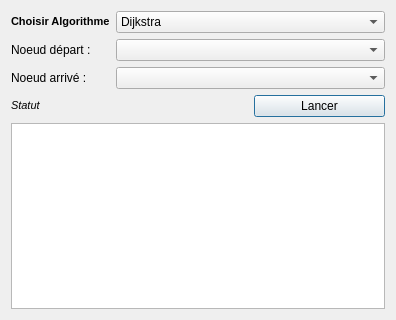
<?xml version="1.0" encoding="UTF-8"?>
<ui version="4.0">
 <class>Test</class>
 <widget class="QDialog" name="Test">
  <property name="geometry">
   <rect>
    <x>0</x>
    <y>0</y>
    <width>368</width>
    <height>320</height>
   </rect>
  </property>
  <property name="windowTitle">
   <string>Executer un algorithme</string>
  </property>
  <layout class="QVBoxLayout" name="verticalLayout">
   <item>
    <layout class="QGridLayout" name="gridLayout">
     <item row="4" column="0" colspan="3">
      <widget class="QTextEdit" name="textEdit"/>
     </item>
     <item row="0" column="0">
      <widget class="QLabel" name="label">
       <property name="text">
        <string>&lt;!DOCTYPE HTML PUBLIC &quot;-//W3C//DTD HTML 4.0//EN&quot; &quot;http://www.w3.org/TR/REC-html40/strict.dtd&quot;&gt;
&lt;html&gt;&lt;head&gt;&lt;meta name=&quot;qrichtext&quot; content=&quot;1&quot; /&gt;&lt;style type=&quot;text/css&quot;&gt;
p, li { white-space: pre-wrap; }
&lt;/style&gt;&lt;/head&gt;&lt;body style=&quot; font-family:'MS Shell Dlg 2'; font-size:8.25pt; font-weight:400; font-style:normal;&quot;&gt;
&lt;p style=&quot; margin-top:0px; margin-bottom:0px; margin-left:0px; margin-right:0px; -qt-block-indent:0; text-indent:0px;&quot;&gt;&lt;span style=&quot; font-size:8pt; font-weight:600;&quot;&gt;Choisir Algorithme&lt;/span&gt;&lt;/p&gt;&lt;/body&gt;&lt;/html&gt;</string>
       </property>
      </widget>
     </item>
     <item row="1" column="0">
      <widget class="QLabel" name="label_2">
       <property name="text">
        <string>Noeud départ :</string>
       </property>
      </widget>
     </item>
     <item row="2" column="0">
      <widget class="QLabel" name="label_3">
       <property name="text">
        <string>Noeud arrivé :</string>
       </property>
      </widget>
     </item>
     <item row="2" column="1" colspan="2">
      <widget class="QComboBox" name="nodeList2"/>
     </item>
     <item row="3" column="2">
      <widget class="QPushButton" name="launch">
       <property name="text">
        <string>Lancer</string>
       </property>
      </widget>
     </item>
     <item row="3" column="0" colspan="2">
      <widget class="QLabel" name="label_4">
       <property name="text">
        <string>&lt;!DOCTYPE HTML PUBLIC &quot;-//W3C//DTD HTML 4.0//EN&quot; &quot;http://www.w3.org/TR/REC-html40/strict.dtd&quot;&gt;
&lt;html&gt;&lt;head&gt;&lt;meta name=&quot;qrichtext&quot; content=&quot;1&quot; /&gt;&lt;style type=&quot;text/css&quot;&gt;
p, li { white-space: pre-wrap; }
&lt;/style&gt;&lt;/head&gt;&lt;body style=&quot; font-family:'MS Shell Dlg 2'; font-size:8.25pt; font-weight:400; font-style:normal;&quot;&gt;
&lt;p style=&quot; margin-top:0px; margin-bottom:0px; margin-left:0px; margin-right:0px; -qt-block-indent:0; text-indent:0px;&quot;&gt;&lt;span style=&quot; font-size:8pt; font-style:italic;&quot;&gt;Statut&lt;/span&gt;&lt;/p&gt;&lt;/body&gt;&lt;/html&gt;</string>
       </property>
      </widget>
     </item>
     <item row="0" column="1" colspan="2">
      <widget class="QComboBox" name="algoSelect">
       <item>
        <property name="text">
         <string>Dijkstra</string>
        </property>
       </item>
       <item>
        <property name="text">
         <string>Ford-Fulkerson</string>
        </property>
       </item>
       <item>
        <property name="text">
         <string>Parcours en profondeur</string>
        </property>
       </item>
       <item>
        <property name="text">
         <string>Parcours en largeur</string>
        </property>
       </item>
       <item>
        <property name="text">
         <string>Ford-Bellman</string>
        </property>
       </item>
       <item>
        <property name="text">
         <string>Floyd-Warshall</string>
        </property>
       </item>
       <item>
        <property name="text">
         <string>Prim</string>
        </property>
       </item>
       <item>
        <property name="text">
         <string>Chemin entre deux noeuds (graphe orienté)</string>
        </property>
       </item>
      </widget>
     </item>
     <item row="1" column="1" colspan="2">
      <widget class="QComboBox" name="nodeList"/>
     </item>
    </layout>
   </item>
  </layout>
 </widget>
 <resources/>
 <connections/>
</ui>
